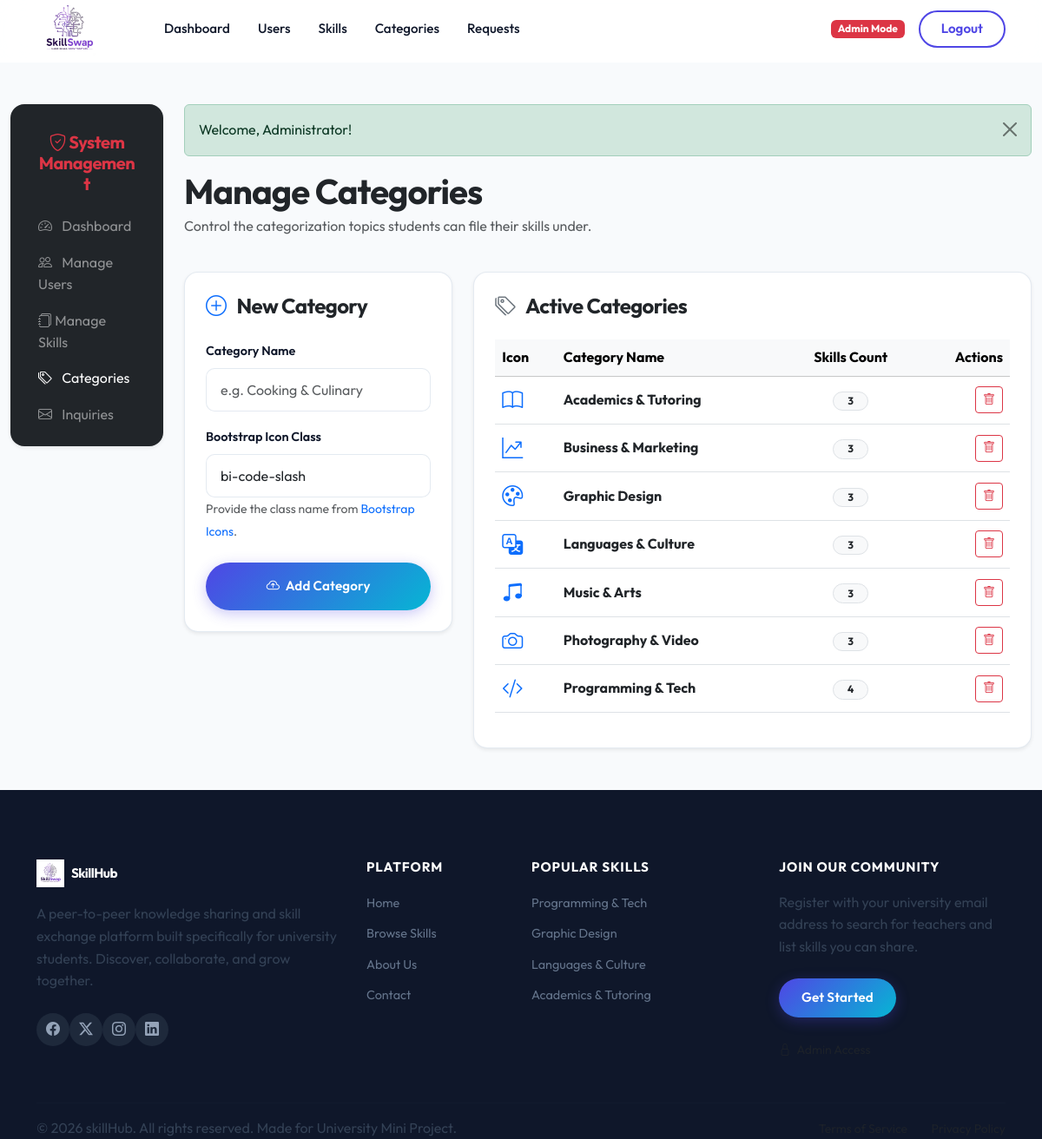
Page /admin/categories.php (signed in) on the committed database.
### tables this page shows
CREATE TABLE `categories` (
  `id` int(11) NOT NULL,
  `name` varchar(50) NOT NULL,
  `icon` varchar(50) DEFAULT 'bi-code-slash'
);

### admin/categories.php (the view, shortened to what this page needs)
<?php
require_once '../includes/db.php';
require_once '../includes/auth.php';
$categories = [];
try {
    $categories = $pdo->query("SELECT c.*,
                                      (SELECT COUNT(*) FROM skills WHERE category_id = c.id) as skill_count
                               FROM categories c
                               ORDER BY c.name ASC")->fetchAll();
} catch (PDOException $e) {
}
require_once '../includes/header.php';
require_once '../includes/navbar.php';
?>
<div class="container-fluid my-5">
    <div class="row">
        <div class="col-lg-2 mb-4">
            <div class="card card-premium p-3 bg-dark text-white border-0 shadow-sm">
                <div class="card-header bg-transparent border-0 text-center py-3">
                    <h5 class="fw-bold mb-0 text-danger"><i class="bi bi-shield-check"></i> System Management</h5>
                </div>
                <div class="list-group list-group-flush bg-transparent">
                    <a href="dashboard.php" class="list-group-item list-group-item-action bg-transparent text-white-50 border-0 py-2"><i class="bi bi-speedometer2 me-2"></i> Dashboard</a>
                    <a href="users.php" class="list-group-item list-group-item-action bg-transparent text-white-50 border-0 py-2"><i class="bi bi-people me-2"></i> Manage Users</a>
                    <a href="skills.php" class="list-group-item list-group-item-action bg-transparent text-white-50 border-0 py-2"><i class="bi bi-journals"></i> Manage Skills</a>
                    <a href="categories.php" class="list-group-item list-group-item-action bg-transparent text-white border-0 py-2 active"><i class="bi bi-tags me-2"></i> Categories</a>
                    <a href="requests.php" class="list-group-item list-group-item-action bg-transparent text-white-50 border-0 py-2"><i class="bi bi-envelope me-2"></i> Inquiries</a>
                </div>
            </div>
        </div>
        <div class="col-lg-10">
            <div class="row mb-4">
                <div class="col-12">
                    <h1 class="fw-bold text-dark mb-1">Manage Categories</h1>
                    <p class="text-muted">Control the categorization topics students can file their skills under.</p>
                </div>
            </div>
            <div class="row g-4">
                <div class="col-md-4">
                    <div class="card card-premium bg-white p-4 shadow-sm">
                        <h4 class="fw-bold mb-4 text-dark"><i class="bi bi-plus-circle text-primary me-2"></i> New Category</h4>
                        <form action="categories.php" method="POST">
                            <div class="mb-3">
                                <label for="name" class="form-label form-label-premium">Category Name</label>
                                <input type="text" name="name" id="name" class="form-control form-control-premium" placeholder="e.g. Cooking & Culinary" required>
                            </div>
                            <div class="mb-3">
                                <label for="icon" class="form-label form-label-premium">Bootstrap Icon Class</label>
                                <input type="text" name="icon" id="icon" class="form-control form-control-premium" placeholder="e.g. bi-egg-fried" value="bi-code-slash">
                                <small class="text-muted small">Provide the class name from <a href="https://icons.getbootstrap.com/" target="_blank" class="text-decoration-none">Bootstrap Icons</a>.</small>
                            </div>
                            <button type="submit" class="btn btn-premium w-100 py-3 mt-2">
                                <i class="bi bi-cloud-arrow-up me-1"></i> Add Category
                            </button>
                        </form>
                    </div>
                </div>
                <div class="col-md-8">
                    <div class="card card-premium bg-white shadow-sm p-4 h-100">
                        <h4 class="fw-bold mb-4 text-dark"><i class="bi bi-tags text-secondary me-2"></i> Active Categories</h4>
                        <?php if (empty($categories)): ?>
                            <p class="text-muted small py-4">No categories configured in the database.</p>
                        <?php else: ?>
                            <div class="table-responsive">
                                <table class="table table-hover align-middle">
                                    <thead class="table-light">
                                        <tr>
                                            <th>Icon</th>
                                            <th>Category Name</th>
                                            <th class="text-center">Skills Count</th>
                                            <th class="text-end">Actions</th>
                                        </tr>
                                    </thead>
                                    <tbody>
                                        <?php foreach ($categories as $cat): ?>
                                            <tr>
                                                <td class="fs-4 text-primary">
                                                    <i class="bi <?php echo htmlspecialchars($cat['icon']); ?>"></i>
                                                </td>
                                                <td class="fw-bold text-dark"><?php echo htmlspecialchars($cat['name']); ?></td>
                                                <td class="text-center">
                                                    <span class="badge bg-light text-dark border rounded-pill px-3"><?php echo $cat['skill_count']; ?></span>
                                                </td>
                                                <td class="text-end">
                                                    <form action="categories.php" method="POST" class="d-inline">
                                                        <button type="submit" class="btn btn-sm btn-outline-danger btn-confirm-delete" data-confirm-message="Are you sure you want to delete this category? Deleting a category will cascade delete all listed skills and requests registered under it!" title="Delete Category"><i class="bi bi-trash"></i></button>
                                                    </form>
                                                </td>
                                            </tr>
                                        <?php endforeach; ?>
                                    </tbody>
                                </table>
                            </div>
                        <?php endif; ?>
                    </div>
                </div>
            </div>
        </div>
    </div>
</div>
<?php require_once '../includes/footer.php'; ?>

### assets/css/style.css (style rules this page uses)
:root { --primary: #4f46e5; --primary-dark: #3730a3; --primary-glow: rgba(79, 70, 229, 0.18); --secondary: #6271a4; --accent: #06b6d4; --success: #22c55e; --warning: #f59e0b; --text-dark: #0f172a; --text-body: #334155; --text-muted: #64748b; --text-light: #94a3b8; --bg-light: #f8fafc; --bg-white: #ffffff; --border-color: rgba(226, 232, 240, 0.9); --glass-bg: rgba(255, 255, 255, 0.88); --glass-border: rgba(255, 255, 255, 0.45); --gradient-primary: linear-gradient(135deg, #4f46e5 0%, #06b6d4 100%); --gradient-secondary: linear-gradient(135deg, #0284c7 0%, #4f46e5 100%); --gradient-soft: linear-gradient(135deg, rgba(79, 70, 229, 0.05) 0%, rgba(6, 182, 212, 0.05) 100%); --gradient-hero: linear-gradient(145deg, #eef2ff 0%, #f0fdff 50%, #e0f2fe 100%); --gradient-cta: linear-gradient(135deg, #1e3a8a 0%, #4f46e5 50%, #0284c7 100%); --shadow-xs: 0 1px 3px rgba(0, 0, 0, 0.05); --shadow-sm: 0 4px 12px rgba(79, 70, 229, 0.08); --shadow-md: 0 10px 28px rgba(79, 70, 229, 0.14); --shadow-lg: 0 20px 48px rgba(79, 70, 229, 0.18); --radius-sm: 10px; --radius-md: 16px; --radius-lg: 24px; --radius-xl: 32px; --navbar-h: 72px; --transition: 0.3s cubic-bezier(0.16, 1, 0.3, 1); }
*, *::before, *::after { box-sizing: border-box; margin: 0; padding: 0; }
html { scroll-behavior: smooth; }
body { font-family: 'Outfit', sans-serif; background-color: var(--bg-light); color: var(--text-body); min-height: 100vh; display: flex; flex-direction: column; overflow-x: hidden; line-height: 1.6; padding-top: var(--navbar-h); }
h1, h2, h3, h4, h5, h6 { font-weight: 700; letter-spacing: -0.025em; color: var(--text-dark); line-height: 1.2; }
p { color: var(--text-body); }
a { text-decoration: none; }
.nav-link-custom, .btn-premium { align-self: center; }
.btn-premium { background: var(--gradient-primary); color: #fff !important; border: none; font-weight: 600; font-size: 0.95rem; padding: 11px 26px; border-radius: 50px; box-shadow: 0 4px 16px rgba(79, 70, 229, 0.3); transition: all var(--transition); letter-spacing: 0.01em; }
.form-control-premium { border-radius: var(--radius-sm); padding: 12px 16px; border: 1px solid var(--border-color); background-color: #fff; transition: all 0.2s ease; font-family: 'Outfit', sans-serif; }
.form-label-premium { font-weight: 600; margin-bottom: 8px; font-size: 0.9rem; color: var(--text-dark); }
.card-premium { background: white; border: 1px solid var(--border-color); border-radius: var(--radius-md); box-shadow: var(--shadow-xs); transition: all var(--transition); overflow: hidden; }

### rows in the picture
categories: name "Academics & Tutoring", skill_count "3"
categories: name "Business & Marketing", skill_count "3"
categories: name "Graphic Design", skill_count "3"
categories: name "Languages & Culture", skill_count "3"
categories: name "Music & Arts", skill_count "3"
categories: name "Photography & Video", skill_count "3"
categories: name "Programming & Tech", skill_count "4"

### other values in the picture
$msg['text'] "Welcome, Administrator!"
